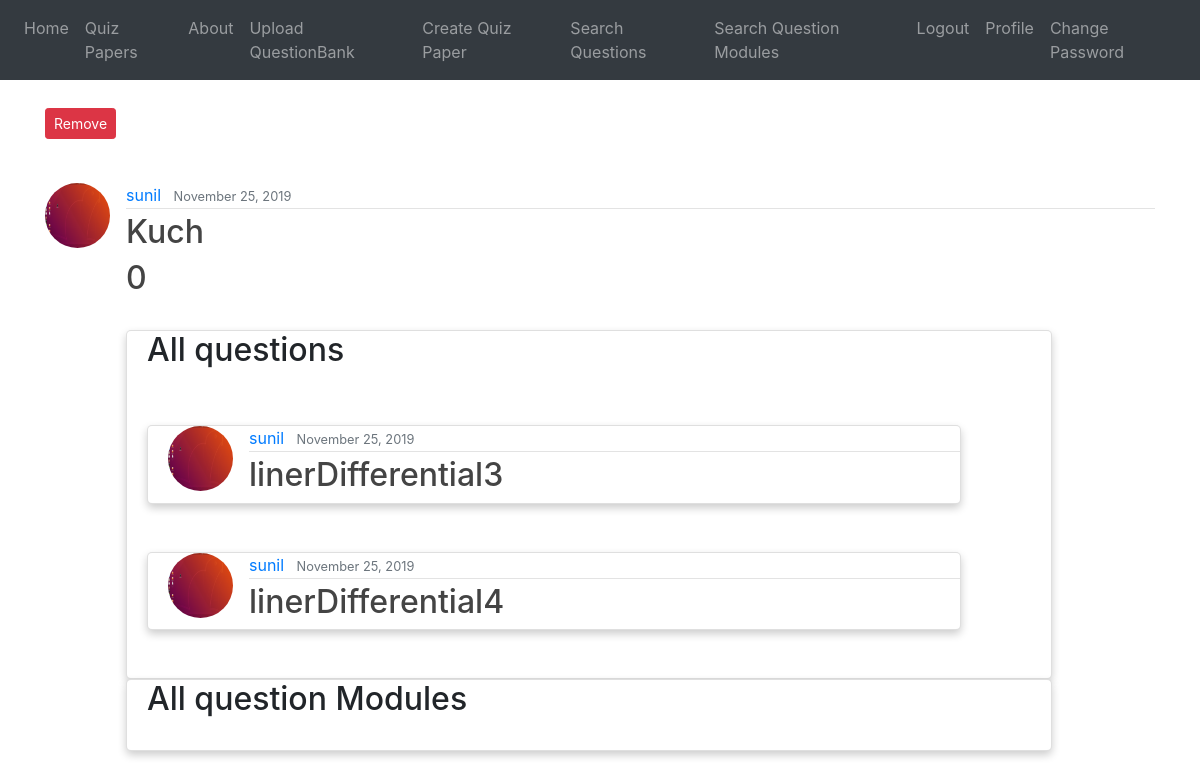
Screenshot of /post/qp/qm/3/ (signed in) with the database file from the repository.
### blog/models.py (models this page shows, shortened)
class QuestionModule(models.Model):
    statement = models.TextField()
    marks = models.PositiveIntegerField()
    parent = models.PositiveIntegerField()
    isRoot = models.IntegerField()
    date_posted = models.DateTimeField(default=timezone.now)
    author = models.ForeignKey(User, on_delete=models.CASCADE)
    formfield_overrides = {
        models.TextField: {'widget': Textarea(attrs={'rows': 4, 'cols': 40})}
    }

class Question(models.Model):
    date_posted = models.DateTimeField(default=timezone.now)
    author = models.ForeignKey(User, on_delete=models.CASCADE) #If the user is deleted, its post will also be deleted
    statement = models.TextField()
    answer = models.TextField(blank=True, null=True)
    marks = models.PositiveIntegerField()
    chapter_tag = models.CharField(max_length=1000)
    section_tag = models.CharField(max_length=1000)
    parent = models.PositiveIntegerField(null=True)
    isRoot = models.IntegerField()
    difficulty_Choices = (("Easy","Easy"),("Medium", "Medium"), ("Hard","Hard"))
    difficulty = models.CharField(max_length=9, choices=difficulty_Choices, default="Medium")
    formfield_overrides = {
        models.CharField : {'widget': TextInput(attrs={'size':20})},
        models.TextField : {'widget': Textarea(attrs={'rows':4, 'cols':40})}
    }

### users/models.py (models this page shows, shortened)
class Profile(models.Model):
    user = models.OneToOneField(User, on_delete=models.CASCADE)
    image = models.ImageField(default='default.jpg', upload_to='profile_pics',
                              validators=[FileExtensionValidator(allowed_extensions=['jpg', 'png'])])

### blog/views.py (the view)
# urls.py: path('post/qp/qm/<int:pk>/', QuestionModuleDetailViewQuiz.as_view(), name='moduleQuiz-detail'),
class QuestionModuleDetailViewQuiz(DetailView):
    model = QuestionModule
    template_name = 'blog/quizquestionmodule_detail.html'
    def get_context_data(self, **kwargs):
        context = super().get_context_data(**kwargs)
        context['title'] = "Question Module Details"
        context['qs'] = Question.objects.all()
        context['qms'] = QuestionModule.objects.all()
        return context

### blog/templates/blog/quizquestionmodule_detail.html (shortened to what this page needs)
{% extends "blog/base.html" %}
{% block content %}
<br>
{% if object.author == user %}
        <div class="form-group">
                    <a id="link" class="btn btn-danger btn-sm mt-1 mb-1" href="{% url 'remove' %}">Remove</a>
        </div>
      {% endif %}
<br>
  <article class="media content-section">
    <img class="rounded-circle article-img" width="10%" height="10%" src="{{ object.author.profile.image.url }}">
    <div class="media-body">
      <div class="article-metadata">
        <a class="mr-2" href="{{ request.scheme }}://{{ request.get_host }}{% url 'profile' %}">{{ object.author }}</a>
        <small class="text-muted">{{ object.date_posted|date:"F d, Y" }}</small>
        </div>
      <h2 class="article-title">{{ object.statement }}</h2>
      <h2 class="article-title">{{ object.marks }} </h2>
      <br>
      <div class="card">
      <h2>All questions</h2>
      <br><br>
    <div>
      {% for post in qs %}
        {% if post.author == user and post.parent == object.id and not post.isRoot  %}
      <div class="card">
        <article class="media content-section">
          <img class="rounded-circle article-img" width="10%" height="10%" src="{{ post.author.profile.image.url }}">
          <div class="media-body">
            <div class="article-metadata">
              <a class="mr-2" href="#">{{ post.author }}</a>
              <small class="text-muted">{{ post.date_posted|date:"F d, Y" }}</small>
            </div>
            <h2><a  class="article-title" href="{% url 'postQuiz-detail' post.id %}?quiz=not">{{ post.statement }}</a></h2>
          </div>
        </article>
      </div>
      <br><br>
        {% endif %}
    {% endfor %}
    </div>
      </div>
      <div class="card">
    <h2>All question Modules</h2>
      <br>
      </div>
      </div>
        </article>
</div>
{% endblock content %}

### blog/templates/blog/base.html (style rules this page uses)
.article-title { color: #444444; }
.article-img { height: 65px; width: 65px; margin-right: 16px; }
.article-metadata { padding-bottom: 1px; margin-bottom: 4px; border-bottom: 1px solid #e3e3e3 }
.card { box-shadow: 0 4px 8px 0 rgba(0,0,0,0.2); transition: 0.3s; width: 90%; border-radius: 5px; padding-left : 20px; }

### rows the page displays
QuestionModule: author.profile.image (picture), author "sunil", date_posted "November 25, 2019", statement "Kuch", marks "0"
Question: author.profile.image (picture), author "sunil", date_posted "November 25, 2019", statement "linerDifferential3"
Question: author.profile.image (picture), author "sunil", date_posted "November 25, 2019", statement "linerDifferential4"
